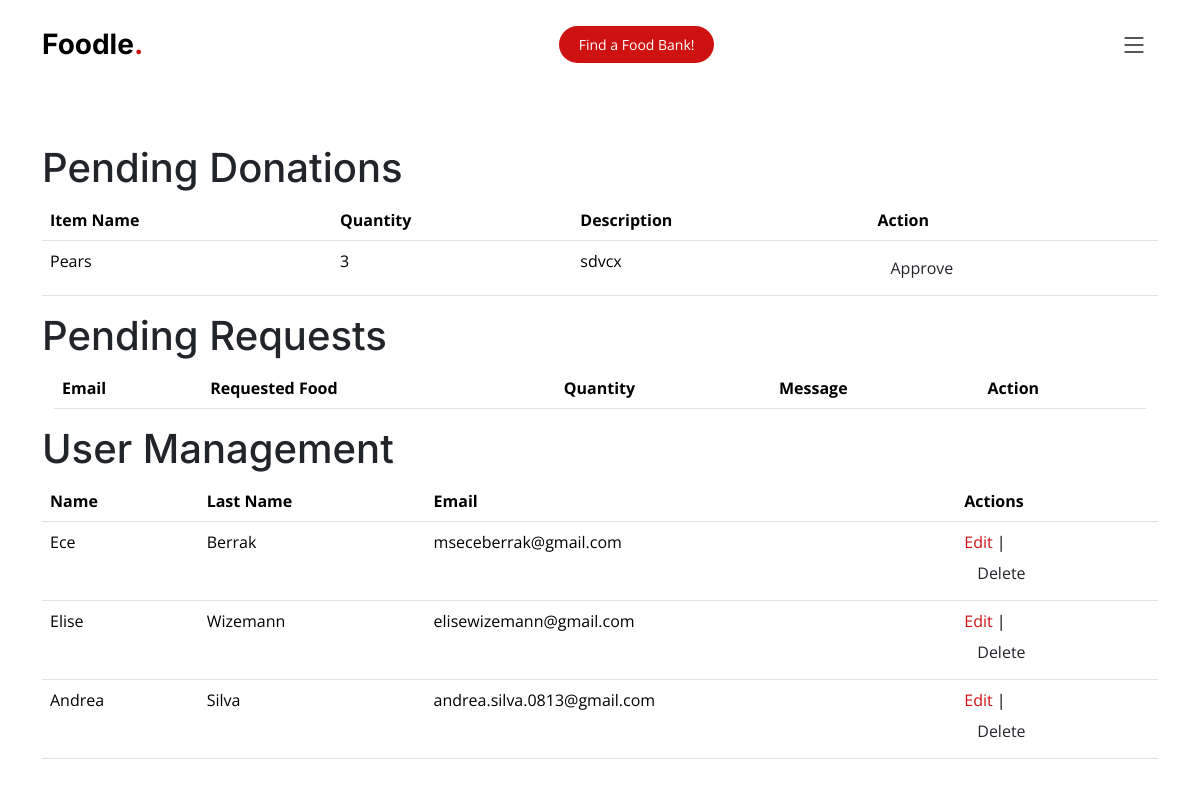
The page /admin on the database its author committed.
### app.py (models this page shows, shortened)
class Donation(db.Model):
    id = db.Column(db.Integer, primary_key=True)
    email = db.Column(db.String(100))
    item_name = db.Column(db.String(100), nullable=False)
    quantity = db.Column(db.Integer, nullable=False)
    description = db.Column(db.String(255))
    status = db.Column(db.String(20), default='pending')
    tags = db.Column(db.String(255))

class User(db.Model, UserMixin):
    id = db.Column(db.Integer, primary_key=True)
    name = db.Column(db.String(255))
    last_name = db.Column(db.String(255))
    email = db.Column(db.String(255), unique=True, nullable=False)
    password_hash = db.Column(db.String(255), nullable=False)
    email_verification_token = db.Column(db.String(255))
    is_verified = db.Column(db.Boolean, default=False)
    is_mfa_enabled = db.Column(db.Boolean, default=False)
    mfa_code = db.Column(db.String(255))
    phoneNumber = db.Column(db.String(255))

### app.py (the view)
@app.route('/admin')
def admin_dashboard():
    pending_donations = Donation.query.filter_by(status='pending').all()
    pending_requests= Request.query.filter_by(status='pending').all()
    users = User.query.all()
    return render_template('admin_dashboard.html', pending_donations=pending_donations, pending_requests=pending_requests, users=users)

### templates/admin_dashboard.html (shortened to what this page needs)
{%extends "base.html"%}
{%block content%}
<br><br><br><br><br><br>
<div class="container">
<h1>Pending Donations</h1>
<table class="table">
    <thead>
        <tr>
            <th>Item Name</th>
            <th>Quantity</th>
            <th>Description</th>
            <th>Action</th>
        </tr>
    </thead>
    <tbody class="table-body">
        {% for donation in pending_donations %}
        <tr class="table-row">
            <td>{{ donation.item_name }}</td>
            <td>{{ donation.quantity }}</td>
            <td>{{ donation.description }}</td>
            <td>
                <form method="post" action="{{ url_for('admin_approve_donation', donation_id=donation.id) }}">
                    <button type="submit" class="btn btn-action">Approve</button>
                </form>
            </td>
        </tr>
        {% endfor %}
    </tbody>
</table>
<h1>Pending Requests</h1>
<div class="container">
    <table class="table">
        <thead>
            <tr>
                <th>Email</th>
                <th>Requested Food</th>
                <th>Quantity</th>
                <th>Message</th>
                <th>Action</th>
            </tr>
        </thead>
    </table>
</div>
<h1>User Management</h1>
<table class="table">
    <thead>
        <tr class="table-row">
            <th>Name</th>
            <th>Last Name</th>
            <th>Email</th>
            <th>Actions</th>
        </tr>
    </thead>
    <tbody class="table-body">
        {% for user in users %}
        <tr>
            <td>{{ user.name }}</td>
            <td>{{ user.last_name }}</td>
            <td>{{ user.email }}</td>
            <td>
                <a href="{{ url_for('admin_edit_user', user_id=user.id) }}">Edit</a> |
                <form method="post" action="{{ url_for('admin_delete_user', user_id=user.id) }}" onsubmit="return confirm('Are you sure you want to delete this user?');">
                    <button type="submit" class="btn">Delete</button>
                </form>
            </td>
        </tr>
        {% endfor %}
    </tbody>
</table>
</div>
{%endblock%}

### static/assets/css/main.css (style rules this page uses)
:root { --font-default: "Open Sans", system-ui, -apple-system, "Segoe UI", Roboto, "Helvetica Neue", Arial, "Noto Sans", "Liberation Sans", sans-serif, "Apple Color Emoji", "Segoe UI Emoji", "Segoe UI Symbol", "Noto Color Emoji"; --font-primary: "Amatic SC", sans-serif; --font-secondary: "Inter", sans-serif; }
:root { --color-default: #212529; --color-primary: #ce1212; --color-secondary: #37373f; }
:root { scroll-behavior: smooth; }
body { font-family: var(--font-default); color: var(--color-default); }
a { color: var(--color-primary); text-decoration: none; }
h1, h2, h3, h4, h5, h6 { font-family: var(--font-secondary); }

### rows shown on the page
Donation: item_name "Pears", quantity "3", description "sdvcx"
User: name "Ece", last_name "Berrak", email "mseceberrak@gmail.com"
User: name "Elise", last_name "Wizemann", email "elisewizemann@gmail.com"
User: name "Andrea", last_name "Silva", email "andrea.silva.0813@gmail.com"
